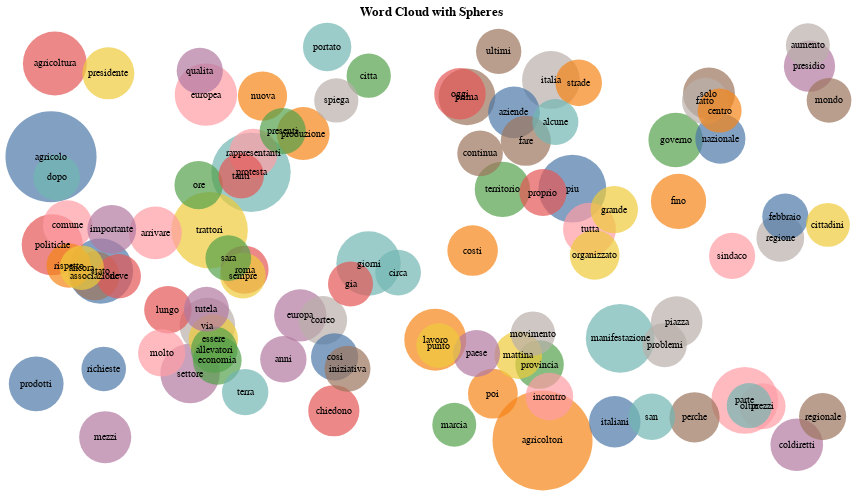

Notebook cell for this chart:
### Code cell
import altair as alt
import pandas as pd
import random

# Esempio di dati: frequenze delle parole
#word_freq = {
#    "word": ["Python", "Data", "Science", "Machine", "Learning", "AI", "Altair", "Visualization", "Big", "Data"],
#    "frequency": [120, 100, 90, 80, 70, 60, 50, 40, 30, 20]
#}

Testo = tutti_i_dati['Testo'].to_list()
tokens = get_file_tokens(Testo)
filtered_t = filter_words(normalize_words(tokens))
stemmed = stem_words(filtered_t)
stem_mapping = get_stem_mapping(filtered_t)
destemmed = destem_words(stemmed, stem_mapping)
c = dict(Counter(destemmed))

# Conversione in DataFrame
df = pd.DataFrame.from_dict(c, orient='index', columns=['frequency'])

# Reset dell'indice per avere le parole come colonna
df.reset_index(inplace=True)

# Rinomina delle colonne
df.columns = ['word', 'frequency']

df = df.sort_values('frequency', ascending=False)[:100]

# Aggiungere posizioni casuali per x e y
random.seed(42)  # Per la riproducibilità
df['x'] = [random.uniform(0, 1) for _ in range(len(df))]
df['y'] = [random.uniform(0, 1) for _ in range(len(df))]

# Creare una visualizzazione con sfere proporzionali alla frequenza delle parole
circles = alt.Chart(df).mark_circle().encode(
    x=alt.X('x:Q', scale=alt.Scale(domain=(0, 1)), title=None),
    y=alt.Y('y:Q', scale=alt.Scale(domain=(0, 1)), title=None),
    size=alt.Size('frequency:Q', scale=alt.Scale(range=[1000, 10000]), legend=None),
    color=alt.Color('word:N', legend=None),
    tooltip=['word:N', 'frequency:Q']
)

# Aggiungere le parole all'interno delle sfere
text = alt.Chart(df).mark_text(
    align='center',
    baseline='middle',
    fontSize=8
).encode(
    x=alt.X('x:Q', scale=alt.Scale(domain=(0, 1)), title=None),
    y=alt.Y('y:Q', scale=alt.Scale(domain=(0, 1)), title=None),
    text='word:N',
    size=alt.value(10),  # Dimensione del testo fissa per tutte le parole
    tooltip=['word:N', 'frequency:Q']
)

# Unire le sfere e il testo
word_cloud = alt.layer(circles, text).properties(
    width=800,
    height=400,
    title='Word Cloud with Spheres'
).configure_axis(
    grid=False,
    domain=False,
    ticks=False,
    labels=False
).configure_view(
    strokeWidth=0
)

word_cloud

### Figure 1 — Vega-Lite specification as saved in the notebook (floating-point values rounded to 4 significant figures)
{"config": {"view": {"continuousWidth": 300, "continuousHeight": 300, "strokeWidth": 0}, "axis": {"domain": false, "grid": false, "labels": false, "ticks": false}}, "layer": [{"mark": {"type": "circle"}, "encoding": {"color": {"field": "word", "legend": null, "type": "nominal"}, "size": {"field": "frequency", "legend": null, "scale": {"range": [1000, 10000]}, "type": "quantitative"}, "tooltip": [{"field": "word", "type": "nominal"}, {"field": "frequency", "type": "quantitative"}], "x": {"field": "x", "scale": {"domain": [0, 1]}, "title": null, "type": "quantitative"}, "y": {"field": "y", "scale": {"domain": [0, 1]}, "title": null, "type": "quantitative"}}}, {"mark": {"type": "text", "align": "center", "baseline": "middle", "fontSize": 8}, "encoding": {"size": {"value": 10}, "text": {"field": "word", "type": "nominal"}, "tooltip": [{"field": "word", "type": "nominal"}, {"field": "frequency", "type": "quantitative"}], "x": {"field": "x", "scale": {"domain": [0, 1]}, "title": null, "type": "quantitative"}, "y": {"field": "y", "scale": {"domain": [0, 1]}, "title": null, "type": "quantitative"}}}], "data": {"name": "data-7479ac35bb5b6a41201c2c0b83ac0760"}, "height": 400, "title": "Word Cloud with Spheres", "width": 800, "$schema": "https://vega.github.io/schema/vega-lite/v5.15.1.json", "datasets": {"data-7479ac35bb5b6a41201c2c0b83ac0760": [{"word": "agricoltori", "frequency": 1188, "x": 0.6394, "y": 0.01148}, {"word": "agricolo", "frequency": 963, "x": 0.02501, "y": 0.7207}, {"word": "protesta", "frequency": 699, "x": 0.275, "y": 0.6817}, {"word": "trattori", "frequency": 641, "x": 0.2232, "y": 0.537}, {"word": "manifestazione", "frequency": 492, "x": 0.7365, "y": 0.2668}, {"word": "piu", "frequency": 476, "x": 0.6767, "y": 0.641}, {"word": "parte", "frequency": 457, "x": 0.8922, "y": 0.1116}, {"word": "stato", "frequency": 428, "x": 0.08694, "y": 0.4348}, {"word": "giorni", "frequency": 415, "x": 0.4219, "y": 0.4537}, {"word": "agricoltura", "frequency": 407, "x": 0.0298, "y": 0.9538}, {"word": "europea", "frequency": 382, "x": 0.2186, "y": 0.8759}, {"word": "lavoro", "frequency": 375, "x": 0.5054, "y": 0.2634}, {"word": "politiche", "frequency": 361, "x": 0.02654, "y": 0.5006}, {"word": "settore", "frequency": 334, "x": 0.1988, "y": 0.1787}, {"word": "italia", "frequency": 309, "x": 0.6499, "y": 0.9126}, {"word": "prima", "frequency": 294, "x": 0.5449, "y": 0.8705}, {"word": "via", "frequency": 277, "x": 0.2204, "y": 0.2984}, {"word": "territorio", "frequency": 273, "x": 0.5893, "y": 0.6389}, {"word": "fino", "frequency": 271, "x": 0.8094, "y": 0.609}, {"word": "prodotti", "frequency": 264, "x": 0.006499, "y": 0.1528}, {"word": "governo", "frequency": 260, "x": 0.8058, "y": 0.7625}, {"word": "tutta", "frequency": 238, "x": 0.6981, "y": 0.5394}, {"word": "produzione", "frequency": 237, "x": 0.3403, "y": 0.7786}, {"word": "arrivare", "frequency": 236, "x": 0.1555, "y": 0.5304}, {"word": "coldiretti", "frequency": 234, "x": 0.9572, "y": 0.0005719}, {"word": "europa", "frequency": 229, "x": 0.3366, "y": 0.3242}, {"word": "mezzi", "frequency": 227, "x": 0.09275, "y": 0.01948}, {"word": "presidente", "frequency": 225, "x": 0.09672, "y": 0.9291}, {"word": "solo", "frequency": 224, "x": 0.8475, "y": 0.8787}, {"word": "aziende", "frequency": 222, "x": 0.6037, "y": 0.8317}, {"word": "piazza", "frequency": 219, "x": 0.8071, "y": 0.3075}, {"word": "italiani", "frequency": 218, "x": 0.7297, "y": 0.05793}, {"word": "oggi", "frequency": 218, "x": 0.5362, "y": 0.878}, {"word": "presidio", "frequency": 215, "x": 0.9731, "y": 0.9469}, {"word": "chiedono", "frequency": 214, "x": 0.3785, "y": 0.08565}, {"word": "costi", "frequency": 205, "x": 0.552, "y": 0.486}, {"word": "perche", "frequency": 201, "x": 0.8294, "y": 0.06921}, {"word": "fare", "frequency": 200, "x": 0.6185, "y": 0.7606}, {"word": "nazionale", "frequency": 200, "x": 0.8617, "y": 0.7658}, {"word": "poi", "frequency": 195, "x": 0.5774, "y": 0.1284}, {"word": "organizzato", "frequency": 194, "x": 0.7046, "y": 0.4753}, {"word": "comune", "frequency": 191, "x": 0.04582, "y": 0.5498}, {"word": "essere", "frequency": 190, "x": 0.2279, "y": 0.2651}, {"word": "nuova", "frequency": 188, "x": 0.2894, "y": 0.8724}, {"word": "associazione", "frequency": 185, "x": 0.07979, "y": 0.4231}, {"word": "economia", "frequency": 182, "x": 0.2328, "y": 0.2118}, {"word": "importante", "frequency": 182, "x": 0.101, "y": 0.5393}, {"word": "rappresentanti", "frequency": 180, "x": 0.278, "y": 0.7299}, {"word": "provincia", "frequency": 179, "x": 0.6357, "y": 0.2012}, {"word": "corteo", "frequency": 178, "x": 0.3648, "y": 0.3117}, {"word": "portato", "frequency": 177, "x": 0.3702, "y": 0.9951}, {"word": "ore", "frequency": 176, "x": 0.2095, "y": 0.6499}, {"word": "roma", "frequency": 172, "x": 0.267, "y": 0.4381}, {"word": "regione", "frequency": 169, "x": 0.9367, "y": 0.5176}, {"word": "incontro", "frequency": 167, "x": 0.648, "y": 0.121}, {"word": "mattina", "frequency": 167, "x": 0.6091, "y": 0.2247}, {"word": "lungo", "frequency": 166, "x": 0.1711, "y": 0.3381}, {"word": "grande", "frequency": 164, "x": 0.7291, "y": 0.5883}, {"word": "molto", "frequency": 163, "x": 0.1634, "y": 0.2301}, {"word": "cosi", "frequency": 162, "x": 0.3795, "y": 0.2202}, {"word": "regionale", "frequency": 161, "x": 0.9895, "y": 0.07099}, {"word": "proprio", "frequency": 161, "x": 0.64, "y": 0.6311}, {"word": "paese", "frequency": 159, "x": 0.5569, "y": 0.2289}, {"word": "strade", "frequency": 155, "x": 0.6846, "y": 0.9054}, {"word": "fatto", "frequency": 154, "x": 0.8429, "y": 0.8596}, {"word": "san", "frequency": 154, "x": 0.776, "y": 0.07086}, {"word": "allevatori", "frequency": 154, "x": 0.229, "y": 0.238}, {"word": "dopo", "frequency": 153, "x": 0.0321, "y": 0.669}, {"word": "anni", "frequency": 152, "x": 0.3155, "y": 0.2142}, {"word": "terra", "frequency": 152, "x": 0.2677, "y": 0.1323}, {"word": "qualita", "frequency": 150, "x": 0.211, "y": 0.9355}, {"word": "febbraio", "frequency": 149, "x": 0.9429, "y": 0.571}, {"word": "sindaco", "frequency": 149, "x": 0.8764, "y": 0.4727}, {"word": "presenti", "frequency": 149, "x": 0.3147, "y": 0.7846}, {"word": "alcune", "frequency": 148, "x": 0.6554, "y": 0.8075}, {"word": "iniziativa", "frequency": 147, "x": 0.3956, "y": 0.1904}, {"word": "prezzi", "frequency": 145, "x": 0.9145, "y": 0.09693}, {"word": "circa", "frequency": 144, "x": 0.4589, "y": 0.4311}, {"word": "sempre", "frequency": 144, "x": 0.2649, "y": 0.4236}, {"word": "sara", "frequency": 143, "x": 0.2466, "y": 0.467}, {"word": "continua", "frequency": 143, "x": 0.5614, "y": 0.7291}, {"word": "tanti", "frequency": 141, "x": 0.2627, "y": 0.6734}, {"word": "ultimi", "frequency": 139, "x": 0.5846, "y": 0.9842}, {"word": "oltre", "frequency": 137, "x": 0.8978, "y": 0.09842}, {"word": "gia", "frequency": 136, "x": 0.3994, "y": 0.4026}, {"word": "tutela", "frequency": 136, "x": 0.2193, "y": 0.3393}, {"word": "mondo", "frequency": 132, "x": 0.9975, "y": 0.8617}, {"word": "punto", "frequency": 131, "x": 0.5095, "y": 0.2487}, {"word": "richieste", "frequency": 130, "x": 0.09091, "y": 0.1902}, {"word": "rispetto", "frequency": 129, "x": 0.04712, "y": 0.4486}, {"word": "deve", "frequency": 129, "x": 0.1096, "y": 0.4219}, {"word": "movimento", "frequency": 128, "x": 0.6274, "y": 0.2785}, {"word": "problemi", "frequency": 128, "x": 0.7921, "y": 0.2498}, {"word": "citta", "frequency": 127, "x": 0.4222, "y": 0.9233}, {"word": "ancora", "frequency": 127, "x": 0.06353, "y": 0.4431}, {"word": "spiega", "frequency": 126, "x": 0.3816, "y": 0.8613}, {"word": "cittadini", "frequency": 123, "x": 0.9961, "y": 0.5503}, {"word": "marcia", "frequency": 123, "x": 0.5291, "y": 0.05059}, {"word": "aumento", "frequency": 123, "x": 0.9711, "y": 0.9993}, {"word": "centro", "frequency": 123, "x": 0.8608, "y": 0.836}]}}
